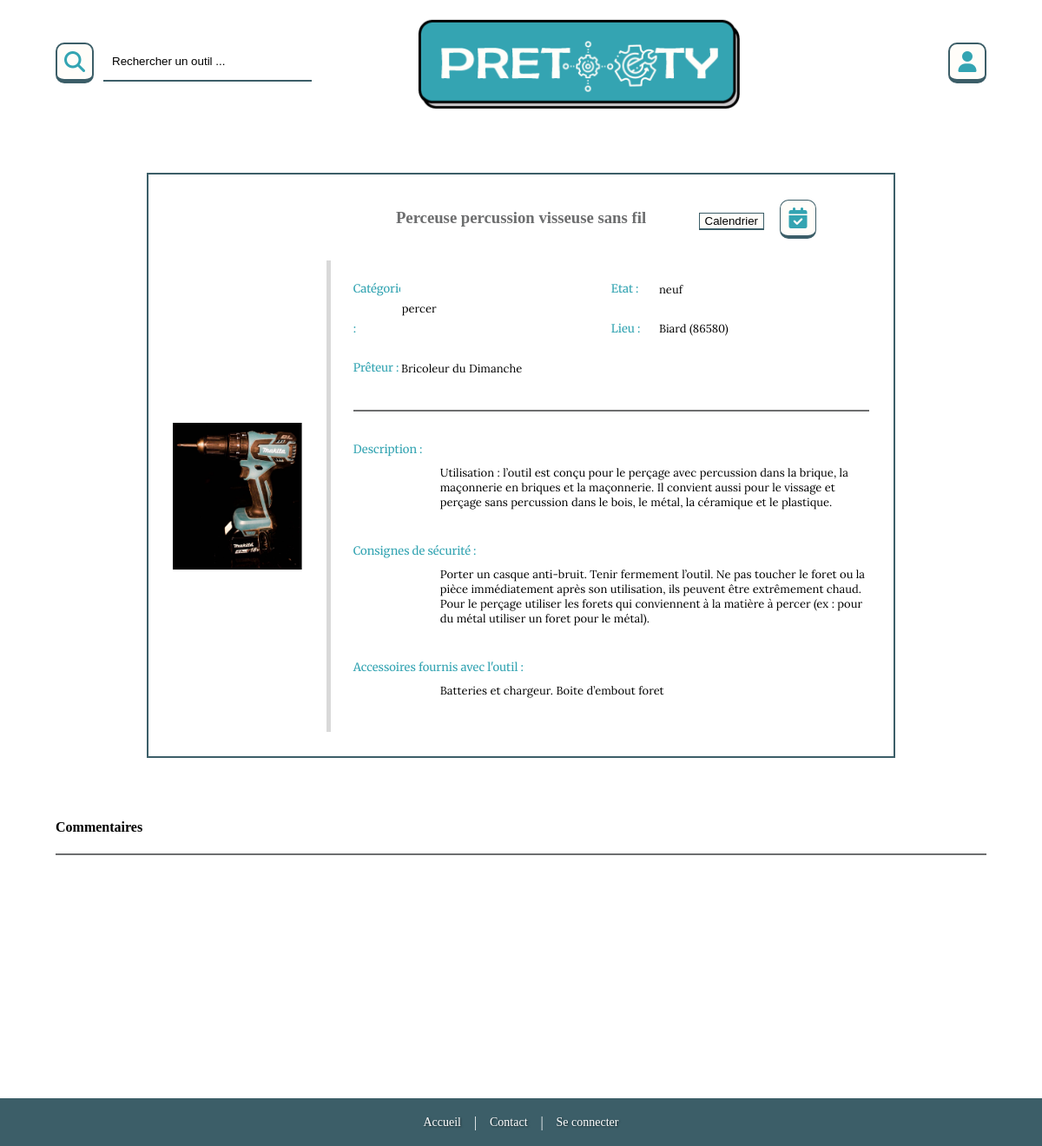
Page /toolSheet.php?id_outil=3 on the committed database.
### tables this page shows
CREATE TABLE `outil` (
  `id_outil` int(11) NOT NULL,
  `nom_outil` varchar(100) DEFAULT NULL,
  `description` text DEFAULT NULL,
  `consignes_securite` text NOT NULL,
  `accessoires` text NOT NULL,
  `photo` varchar(255) NOT NULL,
  `id_utilisateur` int(11) NOT NULL,
  `id_categorie` int(11) NOT NULL,
  `id_etat_outil` int(11) NOT NULL,
  `id_disponibilite` int(11) NOT NULL
);

CREATE TABLE `categorie` (
  `id_categorie` int(11) NOT NULL,
  `nom_categorie` varchar(50) DEFAULT NULL
);

CREATE TABLE `utilisateur` (
  `id_utilisateur` int(11) NOT NULL,
  `id_provisoire` varchar(50) NOT NULL,
  `pseudonyme` varchar(50) NOT NULL,
  `mail` varchar(100) NOT NULL,
  `mdp` varchar(255) NOT NULL,
  `ville` varchar(100) NOT NULL,
  `id_theme` int(11) NOT NULL,
  `id_police` int(11) NOT NULL,
  `id_statut` int(11) NOT NULL,
  `nom_utilisateur` varchar(50) NOT NULL,
  `prenom_utilisateur` varchar(50) NOT NULL,
  `tel` varchar(15) NOT NULL,
  `adresse` varchar(100) NOT NULL,
  `cp` int(15) NOT NULL,
  `categorie_u` int(2) NOT NULL
);

CREATE TABLE `etat_outil` (
  `id_etat_outil` int(11) NOT NULL,
  `nom_etat` varchar(50) NOT NULL
);

### php/functions.php (called while the page is built, shortened)
    <?php
function showToolSheet() {
    include('php/dataBaseConnexion.php');
    $query = $db->prepare('SELECT * FROM outil INNER JOIN categorie ON outil.id_categorie = categorie.id_categorie INNER JOIN utilisateur ON outil.id_utilisateur = utilisateur.id_utilisateur INNER JOIN etat_outil ON outil.id_etat_outil = etat_outil.id_etat_outil WHERE id_outil = :id_tool');
    $query->execute([
        "id_tool" => $_GET['id_outil'],
    ]);
    $tool = $query->fetch(PDO::FETCH_ASSOC);
    return $tool;
}
?>

### toolSheet.php (the view, shortened to what this page needs)
<!DOCTYPE html>
<html lang="fr-FR">
    <head>
        <link rel="stylesheet" href="assets/css/style.css">
    </head>
    <body>
        <?php include('views\header.php');
        include('php/functions.php');
        $tool = showToolSheet(); ?>
        <main>
            <section class="toolSheetContainer">
                <form class="toolSheetForm">
                    <section class="toolSheetFormTitle">
                        <h1><?= $tool['nom_outil'] ?></h1>
                        <section class="button40px squareButton toolSheetCalendarBigButton"><i class="fa-solid fa-calendar-check fa-xl"></i></section>
                        <input type="button" value="Calendrier" class="squareButton toolSheetCalendarBigButton toolSheetCalendarBigButtonTemporary"/>
                    </section>
                    <section class="toolSheet">
                        <section class="toolSheetLeftSection">
                            <img src="./assets/img/tools/<?= $tool['photo'] ?>" alt="photo de l'outil" class="photoTool"/>
                        </section>
                        <section class="toolSheetRightSection">
                            <section class="toolSheetTopSection">
                                <section class="toolSheetTopLeftSection">
                                    <section class="toolSheetFirstInformations toolSheetCategory">
                                        <label for="toolCategory" class="title fontSize13px toolSheetLabel">Catégorie :</label>
                                        <input type="text" name="toolCategory" value="<?= $tool['nom_categorie'] ?>" style="border:transparent" class="text fontSize13px inputToolSheet"/>
                                    </section>
                                    <section class="toolSheetFirstInformations toolSheetLender">
                                        <label for="lender" class="title fontSize13px toolSheetLabel">Prêteur :</label>
                                        <input type="text" name="lender" value="<?= $tool['pseudonyme'] ?>" style="border:transparent" class="text fontSize13px inputToolSheet"/>
                                    </section>
                                </section>
                                <section class="toolSheetTopRightSection">
                                    <section class="toolSheetFirstInformations toolSheetStatus">
                                        <label for="toolSatus" class="title fontSize13px toolSheetLabel">Etat :</label>
                                        <input type="text" name="toolSatus" value="<?= $tool['nom_etat'] ?>" style="border:transparent" class="text fontSize13px inputToolSheet"/>
                                    </section>
                                    <section class="toolSheetFirstInformations toolSheetPlace">
                                        <label for="toolPlace" class="title fontSize13px toolSheetLabel">Lieu :</label>
                                        <input type="text" name="toolPlace" value="<?= $tool['ville'] ?> (<?= $tool['cp'] ?>)" style="border:transparent" class="text fontSize13px inputToolSheet"/>
                                    </section>
                                </section>
                        </section>
                        <section class="toolSheetBottomSection">
                            <section class="toolInformations">
                                <label for="toolDescription" class="title fontSize13px toolInformationsLabel">Description :</label>
                                <p name="toolDescription" id="toolDescription" class="text fontSize13px toolInputTextInformations"><?= $tool['description'] ?></p>
                            </section>
                            <section class="toolInformations">
                                <label for="toolSecurity" class="title fontSize13px toolInformationsLabel">Consignes de sécurité :</label>
                                <p name="toolSecurity" id="toolSecurity" class="text fontSize13px toolInputTextInformations"><?= $tool['consignes_securite'] ?></p>
                            </section>
                            <section class="toolInformations">
                                <label for="toolAccessories" class="title fontSize13px toolInformationsLabel">Accessoires fournis avec l'outil :</label>
                                <p name="toolAccessories" id="toolAccessories" class="text fontSize13px toolInputTextInformations"><?= $tool['accessoires'] ?></p>
                            </section>
                        </section>
                    </section>
                </form>
            </section>
            <section class="commentContainer">
                <section class="separationLineBottom2px">
                    <h1>Commentaires</h1>
                </section>
                <section class="commentsSection">
                </section>
            </section>
        </main>
        <?php include('views/footer.php'); ?>
    </body>
</html>

### assets/css/style.css (style rules this page uses)
body { margin: 0; }
main { min-height: 65vh; margin: 0 64px 60px 64px; }
.title { font-family: 'Merriweather'; color: #000; }
.text { font-family: 'Lora'; color: #000; }
.fontSize13px { font-size: 0.8125em; }
.fa-magnifying-glass, .fa-user, .fa-pencil, .fa-trash-can, .fa-calendar-check { color: #33A4B2; }
.squareButton { display: flex; justify-content: center; align-items: center; background-color: #FFFDF9; }
.button40px { width: 40px; height: 40px; border: 2px solid #3C5E68; border-bottom: 5px solid #3C5E68; border-radius: 10px; -webkit-border-radius: 10px; -moz-border-radius: 10px; -ms-border-radius: 10px; -o-border-radius: 10px; }
.toolInformations { width: 100%; display: flex; flex-wrap: wrap; margin-bottom: 39px; }
.toolInformationsLabel { width: 100%; }
.toolSheetContainer { width: 100%; padding: 50px 0 75px 0; display: flex; flex-wrap: wrap; justify-content: center; }
.toolSheetForm { width: 80%; display: flex; flex-wrap: wrap; justify-content: center; margin-bottom: 50px; border: 2px solid #3C5E68; }
.toolSheetFormTitle { width: 100%; margin: 20px 0; text-align: center; color: #6D6E6F; }
.toolSheetCalendarBigButton { position: absolute; border: #3C5E68 solid 1px; border-bottom: #3C5E68 solid 4px; top: 230px; right: 260px; }
.toolSheetCalendarBigButtonTemporary { border: 1px solid #3C5E68; border-bottom: 2px solid #3C5E68; top: 245px; right: 320px; }
.toolSheet { width: 100%; display: flex; justify-content: space-between; padding: 0 28px 28px 0; }
.toolSheetLeftSection { width: 20%; height: auto; padding: 0 28px; display: flex; align-items: center; border-right: 5px solid #d9d9d9; overflow: hidden; }
.photoTool { width: 100%; height: 100%; object-fit: contain; }
.toolSheetRightSection { width: 80%; padding-left: 26px; }
.toolSheetTopSection { width: 100%; display: flex; justify-content: space-between; align-content: center; margin-bottom: 25px; }
.toolSheetTopLeftSection, .toolSheetTopRightSection { padding: 10px 27px 0 0; width: 50%; flex-basis: 48%; }
.toolSheetFirstInformations { width: 100%; display: flex; justify-content: space-between; align-content: center; }
.toolSheetLabel { width: 20%; line-height: 3.5em; color: #33A4B2; }
.inputToolSheet { width: 80%; }
.toolSheetBottomSection { width: 100%; padding-top: 25px; border-top: 2px solid #6D6E6F; }
.toolInformations { margin-top: 10px; }
.toolInformationsLabel { width: 100%; color: #33A4B2; }
.toolInputTextInformations { width: 100%; margin: 10px 0 0 100px; border: transparent; }
.commentContainer { width: 100%; height: auto; }
.commentsSection { height: 200px; }
.separationLineBottom2px { border-bottom: 2px solid #6D6E6F; }

### rows in the picture
outil: nom_outil "Perceuse percussion visseuse sans fil", photo (picture), toolCategory "percer", lender "Bricoleur du Dimanche", toolSatus "neuf", toolPlace "Biard (86580)", description "Utilisation : l’outil est conçu pour le perçage avec percussion dans la brique, la maçonnerie en briques et la maçonnerie. Il convient aussi pour le vissage et perçage sans percussion dans le bois, le métal, la céramique et le plastique.", consignes_securite "Porter un casque anti-bruit. Tenir fermement l’outil. Ne pas toucher le foret ou la pièce immédiatement après son utilisation, ils peuvent être extrêmement chaud. Pour le perçage utiliser les forets qui conviennent à la matière à percer (ex : pour du métal utiliser un foret pour le métal).", accessoires "Batteries et chargeur. Boite d’embout foret"
